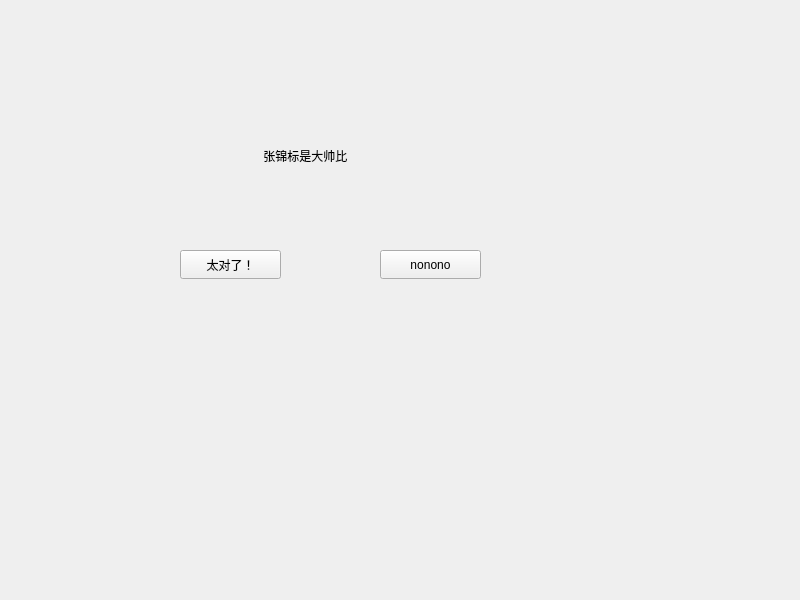
<?xml version="1.0" encoding="UTF-8"?>
<ui version="4.0">
 <class>Widget</class>
 <widget class="QWidget" name="Widget">
  <property name="geometry">
   <rect>
    <x>0</x>
    <y>0</y>
    <width>800</width>
    <height>600</height>
   </rect>
  </property>
  <property name="windowTitle">
   <string>Widget</string>
  </property>
  <widget class="QLabel" name="label">
   <property name="geometry">
    <rect>
     <x>260</x>
     <y>120</y>
     <width>231</width>
     <height>71</height>
    </rect>
   </property>
   <property name="text">
    <string> 张锦标是大帅比</string>
   </property>
  </widget>
  <widget class="QPushButton" name="pushButton">
   <property name="geometry">
    <rect>
     <x>180</x>
     <y>250</y>
     <width>101</width>
     <height>29</height>
    </rect>
   </property>
   <property name="text">
    <string>太对了！</string>
   </property>
  </widget>
  <widget class="QPushButton" name="pushButton_2">
   <property name="geometry">
    <rect>
     <x>380</x>
     <y>250</y>
     <width>101</width>
     <height>29</height>
    </rect>
   </property>
   <property name="text">
    <string>nonono</string>
   </property>
  </widget>
 </widget>
 <resources/>
 <connections/>
</ui>
